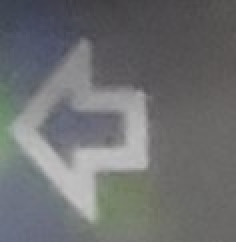
#> input picture resources/1.Direction_indicator_left/template.jpg, 118 x 121 px, found by its file name (shown 2 times larger); its folder holds only this picture in this run
$ python rename_images.py
#> lines starting #> are read from the running program, lines starting #| are printed output that depends on the picture
#> further down, img is the input picture: shape (121, 118, 3); mean B, G, R 112.8, 111.5, 109.9
import cv2
import os

DIR_NAMES = [
    "Direction_indicator_left",
    "Differential",
    "Forward Traction",
    "lights",
    "Signalisation_one",
    "Signalisation_two",
    "Forward_suspention",
    "Battery_indicator",
    "direction_indicator_right",
    "Preheating",
    "Oil_Pressure",
    "Automatic_PDF",
]

IMAGE_NAMES = ["postive", "negative", "template"]

SCALE = 20


def resize(img):
    width = int(img.shape[1] * SCALE / 100)
#> width = 23
    height = int(img.shape[0] * SCALE / 100)
#> height = 24
    return cv2.resize(img, (width, height), interpolation=cv2.INTER_AREA if SCALE > 100 else cv2.INTER_LINEAR)
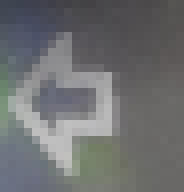
#> returned value: shape (24, 23, 3) (shown 8 times larger); mean of channels 0, 1, 2 112.6, 111.3, 109.7; drawn as B, G, R


for i, n in enumerate(DIR_NAMES):
    full_dir = f"resources/{i + 1}.{n}"
    names = [f"{full_dir}/{n}" for n in os.listdir(full_dir)]
    for im in names:
        if "json" in im:
            continue

        img = cv2.imread(im)
        if img is None:
            continue
        print("Reading " + im)
        name = "foo"
        busy = True
        while busy:
            cv2.imshow(n, resize(img))
            delay = 1
            if cv2.waitKey(delay) & 0xFF == ord('p'):
#> (key Esc is pressed here)
                name = "positive"
                busy = False
            if cv2.waitKey(delay) & 0xFF == ord('n'):
#> (key Esc is pressed here)
                name = "negative"
                busy = False
            if cv2.waitKey(delay) & 0xFF == ord('t'):
#> (key Esc is pressed here)
                name = "template"
                busy = False

        cv2.destroyAllWindows()
        os.rename(im, f"{full_dir}/{name}.jpg")
        print(f"Renamed {im} to {full_dir}/{name}.jpg")
        print("-----------------")
    print("==============================")
